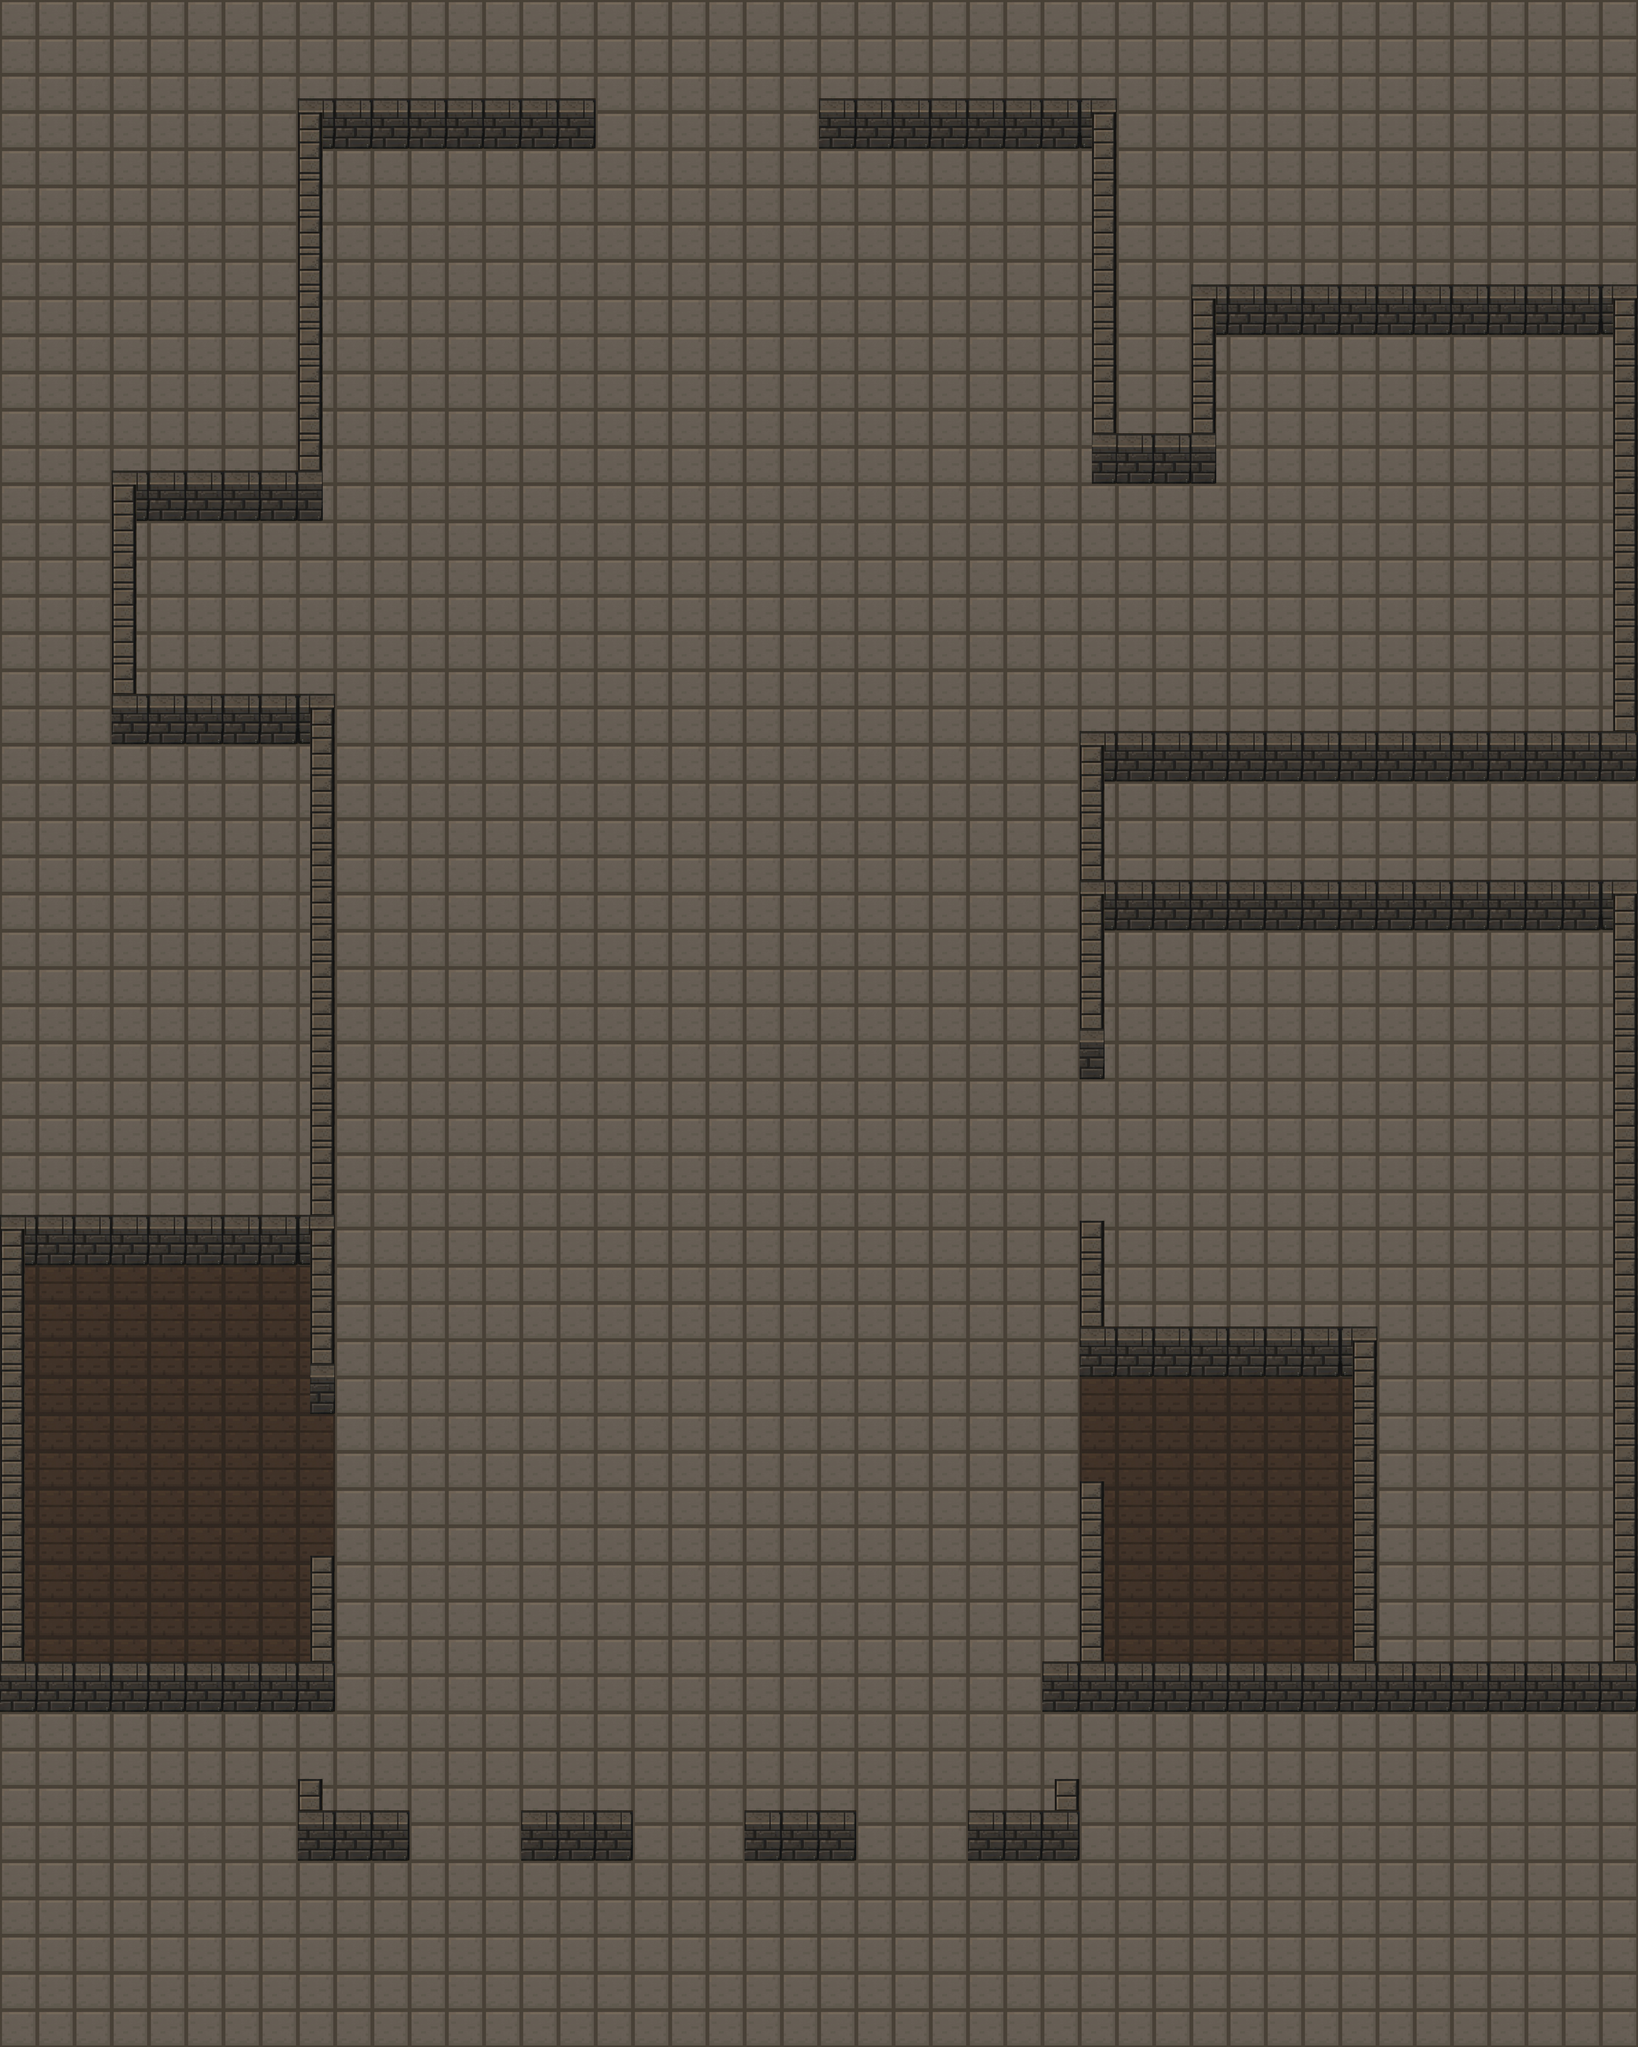

The image is a tile-based game level rendered from a .tmx file. Its description and source (layers, tilesets, objects; grid data summarised) follow:
An orthogonal 44x55 tile map with 100x100 px tiles, 2 tile layers (background, collision), 13 tilesets and 24 objects (kamil, igo, police, kioskman, jason, ...).

<map version="1.10" tiledversion="1.11.2" orientation="orthogonal" renderorder="right-down" width="44" height="55" tilewidth="100" tileheight="100" infinite="0" nextlayerid="9" nextobjectid="75">
 <tileset firstgid="1" source="plate.tsx" />
 <tileset firstgid="2" source="brick.tsx" />
 <tileset firstgid="3" name="igo" tilewidth="70" tileheight="100" tilecount="1" columns="1">
  <image source="../images/npc/igo.png" width="70" height="100" />
 </tileset>
 <tileset firstgid="4" source="blackbrick.tsx" />
 <tileset firstgid="5" source="3d_brick.tsx" />
 <tileset firstgid="6" source="corner_left_top.tsx" />
 <tileset firstgid="7" source="corner_right_top.tsx" />
 <tileset firstgid="8" source="3d_side_left.tsx" />
 <tileset firstgid="9" source="3d_side_right.tsx" />
 <tileset firstgid="10" source="3d_left_side_corner.tsx" />
 <tileset firstgid="11" source="3d_right_side_corner.tsx" />
 <tileset firstgid="12" source="wardrobe.tsx" />
 <tileset firstgid="29" source="npc.tsx" />
 <layer id="1" name="background" width="44" height="55" opacity="0.95">
  <data>[2420 cells, 2420 non-empty, 2 distinct tile ids]</data>
 </layer>
 <layer id="4" name="collision" width="44" height="55">
  <data>[2420 cells, 240 non-empty, 7 distinct tile ids]</data>
 </layer>
 <objectgroup id="2" name="zones" opacity="0.9">
  <object id="5" gid="2" x="1427.21" y="284.788" width="948" height="244">
   <properties>
    <property name="targetWorldId" value="leopold" />
    <property name="targetX" type="float" value="2500" />
    <property name="targetY" type="float" value="400" />
    <property name="zoneType" value="transition" />
   </properties>
  </object>
  <object id="12" gid="2" x="3391.1" y="1216.91" width="833.331" height="269.697">
   <properties>
    <property name="targetWorldId" value="subway" />
    <property name="targetX" type="float" value="3000" />
    <property name="targetY" type="float" value="1000" />
    <property name="zoneType" value="transition" />
   </properties>
  </object>
  <object id="29" gid="2" x="435.697" y="1895.09" width="323.636" height="478.788">
   <properties>
    <property name="targetWorldId" value="subway" />
    <property name="targetX" type="float" value="3000" />
    <property name="targetY" type="float" value="4000" />
    <property name="zoneType" value="transition" />
   </properties>
  </object>
  <object id="40" gid="2" x="1431.03" y="5484.12" width="910.182" height="172">
   <properties>
    <property name="targetWorldId" value="kamp" />
    <property name="targetX" type="float" value="1250" />
    <property name="targetY" type="float" value="2700" />
    <property name="zoneType" value="transition" />
   </properties>
  </object>
 </objectgroup>
 <objectgroup id="6" name="npcs">
  <object id="17" name="kamil" gid="3" x="2823.67" y="4410" width="70" height="100" />
  <object id="18" name="igo" gid="3" x="2761.33" y="3706" width="80" height="170" />
  <object id="24" name="police" gid="3" x="946.52" y="2701.45" width="90" height="200" />
  <object id="28" name="kioskman" gid="3" x="217" y="4004" width="80" height="170" />
  <object id="32" name="jason" gid="3" x="919.55" y="4498.48" width="80" height="170" />
  <object id="41" name="dmitri" gid="3" x="2125" y="4812" width="80" height="170" />
  <object id="43" name="jan" gid="3" x="1029" y="3002" width="110" height="220" />
  <object id="44" name="maksym" gid="3" x="2777" y="2490" width="70" height="100" />
  <object id="54" name="denys" gid="29" x="1109" y="3418" width="80" height="170" />
  <object id="74" name="ihor" gid="3" x="1205" y="4794" width="80" height="170" />
 </objectgroup>
 <objectgroup id="7" name="items">
  <object id="53" gid="27" x="3200" y="2600" width="200" height="200">
   <properties>
    <property name="isSolid" type="bool" value="true" />
    <property name="itemKey" value="pfandAutomat" />
    <property name="onInteractAction" value="act.interact.pfand_automat" />
   </properties>
  </object>
  <object id="63" gid="28" x="2823" y="2086" width="60" height="90">
   <properties>
    <property name="isSolid" type="bool" value="true" />
    <property name="itemKey" value="trash_can" />
    <property name="searchable" type="bool" value="true" />
   </properties>
  </object>
  <object id="66" gid="28" x="2824" y="2883" width="60" height="90">
   <properties>
    <property name="isSolid" type="bool" value="true" />
    <property name="itemKey" value="trash_can" />
    <property name="rewardAmount" type="int" value="1" />
    <property name="rewardItemKey" value="pfand" />
    <property name="searchable" type="bool" value="true" />
   </properties>
  </object>
  <object id="67" gid="28" x="2826" y="3387" width="60" height="90">
   <properties>
    <property name="isSolid" type="bool" value="true" />
    <property name="itemKey" value="trash_can" />
    <property name="searchable" type="bool" value="true" />
   </properties>
  </object>
  <object id="68" gid="28" x="2818" y="4089" width="60" height="90">
   <properties>
    <property name="isSolid" type="bool" value="true" />
    <property name="itemKey" value="trash_can" />
    <property name="rewardAmount" type="int" value="2" />
    <property name="rewardItemKey" value="pfand" />
    <property name="searchable" type="bool" value="true" />
   </properties>
  </object>
  <object id="69" gid="28" x="914" y="3785" width="60" height="90">
   <properties>
    <property name="isSolid" type="bool" value="true" />
    <property name="itemKey" value="trash_can" />
    <property name="rewardAmount" type="int" value="2" />
    <property name="rewardItemKey" value="money" />
    <property name="searchable" type="bool" value="true" />
   </properties>
  </object>
  <object id="70" gid="28" x="918" y="1983" width="60" height="90">
   <properties>
    <property name="isSolid" type="bool" value="true" />
    <property name="itemKey" value="trash_can" />
    <property name="searchable" type="bool" value="true" />
   </properties>
  </object>
  <object id="71" gid="28" x="912" y="1381" width="60" height="90">
   <properties>
    <property name="isSolid" type="bool" value="true" />
    <property name="itemKey" value="trash_can" />
    <property name="searchable" type="bool" value="true" />
   </properties>
  </object>
  <object id="72" gid="28" x="1528" y="442" width="60" height="90">
   <properties>
    <property name="isSolid" type="bool" value="true" />
    <property name="itemKey" value="trash_can" />
    <property name="searchable" type="bool" value="true" />
   </properties>
  </object>
  <object id="73" gid="28" x="2218" y="442" width="60" height="90">
   <properties>
    <property name="isSolid" type="bool" value="true" />
    <property name="itemKey" value="trash_can" />
    <property name="searchable" type="bool" value="true" />
   </properties>
  </object>
 </objectgroup>
</map>